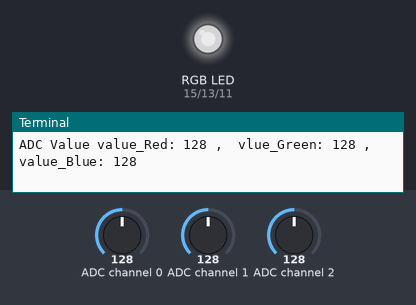
The program below on a simulated Raspberry Pi (header pin numbers). On the bench: an RGB LED mixed from three pins (HIGH = lit), the last lines printed to the terminal. The inputs (shaded band) are chosen by the test bench; at power-on: ADC channel 0 = 128, ADC channel 1 = 128, ADC channel 2 = 128 (analog values on the 0–255 scale). Dim RGB values are drawn brighter than linear.

Above: at 1.2 s.
1.3 s: ADC channel 0 set to 178
At 1.6 s:
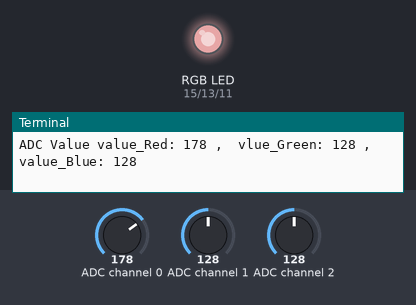
2.8 s: ADC channel 1 set to 178
At 3.9 s:
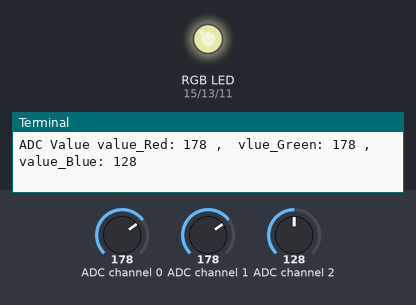
4.3 s: ADC channel 2 set to 178
At 5.0 s:
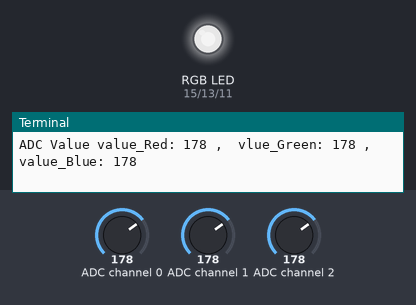
5.8 s: ADC channel 0 set to 224
At 6.6 s:
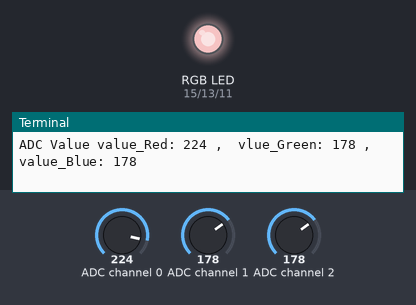
7.3 s: ADC channel 1 set to 224
At 7.7 s:
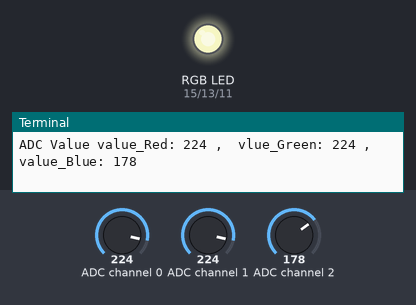
8.8 s: ADC channel 2 set to 224
At 10.0 s:
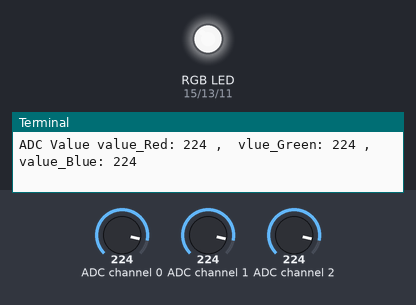
Timing chart, 0 to 11.3 s (numbered marks = the images above; inputs shaded):
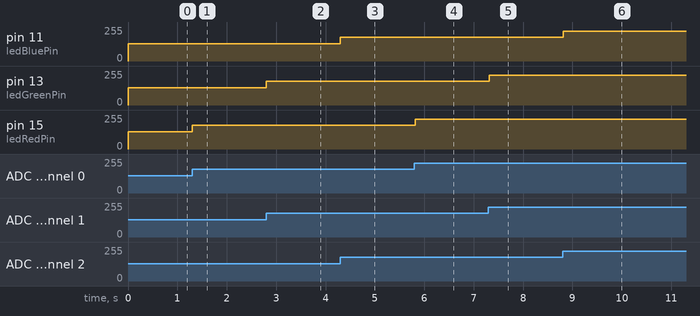

Measured:
- after the input at 1.3 s, pin 15 (ledRedPin): 128/255 → 178/255 at once
- after the input at 2.8 s, pin 13 (ledGreenPin): 128/255 → 178/255 at once
- after the input at 4.3 s, pin 11 (ledBluePin): 128/255 → 178/255 at once
- after the input at 5.8 s, pin 15 (ledRedPin): 178/255 → 224/255 at once
- after the input at 7.3 s, pin 13 (ledGreenPin): 178/255 → 224/255 at once
- after the input at 8.8 s, pin 11 (ledBluePin): 178/255 → 224/255 at once

The program:

ColorfulSoftlight.py
```python
#!/usr/bin/env python3
#############################################################################
# Filename    : Softlight.py
# Description : Control RGBLED with Potentiometer
# Author      : www.freenove.com
# modification: 2020/03/09
########################################################################
import RPi.GPIO as GPIO
import time
from ADCDevice import *

ledRedPin = 15      # define 3 pins for RGBLED
ledGreenPin = 13
ledBluePin = 11
adc = ADCDevice() # Define an ADCDevice class object

def setup():
    global adc
    if(adc.detectI2C(0x48)): # Detect the pcf8591.
        adc = PCF8591()
    elif(adc.detectI2C(0x4b)): # Detect the ads7830
        adc = ADS7830()
    else:
        print("No correct I2C address found, \n"
        "Please use command 'i2cdetect -y 1' to check the I2C address! \n"
        "Program Exit. \n");
        exit(-1)

    global p_Red,p_Green,p_Blue
    GPIO.setmode(GPIO.BOARD)
    GPIO.setup(ledRedPin,GPIO.OUT)      # set RGBLED pins to OUTPUT mode
    GPIO.setup(ledGreenPin,GPIO.OUT)
    GPIO.setup(ledBluePin,GPIO.OUT)

    p_Red = GPIO.PWM(ledRedPin,1000)    # configure PMW for RGBLED pins, set PWM Frequence to 1kHz
    p_Red.start(0)
    p_Green = GPIO.PWM(ledGreenPin,1000)
    p_Green.start(0)
    p_Blue = GPIO.PWM(ledBluePin,1000)
    p_Blue.start(0)

def loop():
    while True:
        value_Red = adc.analogRead(0)       # read ADC value of 3 potentiometers
        value_Green = adc.analogRead(1)
        value_Blue = adc.analogRead(2)
        p_Red.ChangeDutyCycle(value_Red*100/255)  # map the read value of potentiometers into PWM value and output it
        p_Green.ChangeDutyCycle(value_Green*100/255)
        p_Blue.ChangeDutyCycle(value_Blue*100/255)
        # print read ADC value
        print ('ADC Value value_Red: %d ,\tvlue_Green: %d ,\tvalue_Blue: %d'%(value_Red,value_Green,value_Blue))
        time.sleep(0.01)

def destroy():
    adc.close()
    p_Red.stop()  # stop PWM
    p_Green.stop()  # stop PWM
    p_Blue.stop()  # stop PWM
    GPIO.cleanup()

if __name__ == '__main__': # Program entrance
    print ('Program is starting ... ')
    setup()
    try:
        loop()
    except KeyboardInterrupt: # Press ctrl-c to end the program.
        destroy()
```

ADCDevice.py
```python
#!/usr/bin/env python3
########################################################################
# Filename    : ADCDevice.py
# Description : Freenove ADC Module library.
# Author      : www.freenove.com
# modification: 2020/04/21
########################################################################

import smbus

class ADCDevice(object):
    def __init__(self):
        self.cmd = 0
        self.address = 0
        self.bus=smbus.SMBus(1)
        # print("ADCDevice init")

    def detectI2C(self,addr):
        try:
            self.bus.write_byte(addr,0)
            print("Found device in address 0x%x"%(addr))
            return True
        except:
            print("Not found device in address 0x%x"%(addr))
            return False

    def close(self):
        self.bus.close()

class PCF8591(ADCDevice):
    def __init__(self):
        super(PCF8591, self).__init__()
        self.cmd = 0x40     # The default command for PCF8591 is 0x40.
        self.address = 0x48 # 0x48 is the default i2c address for PCF8591 Module.

    def analogRead(self, chn): # PCF8591 has 4 ADC input pins, chn:0,1,2,3
        value = self.bus.read_byte_data(self.address, self.cmd+chn)
        value = self.bus.read_byte_data(self.address, self.cmd+chn)
        return value

    def analogWrite(self,value): # write DAC value
        self.bus.write_byte_data(address,cmd,value)

class ADS7830(ADCDevice):
    def __init__(self):
        super(ADS7830, self).__init__()
        self.cmd = 0x84
        self.address = 0x4b # 0x4b is the default i2c address for ADS7830 Module.

    def analogRead(self, chn): # ADS7830 has 8 ADC input pins, chn:0,1,2,3,4,5,6,7
        value = self.bus.read_byte_data(self.address, self.cmd|(((chn<<2 | chn>>1)&0x07)<<4))
        return value
```
